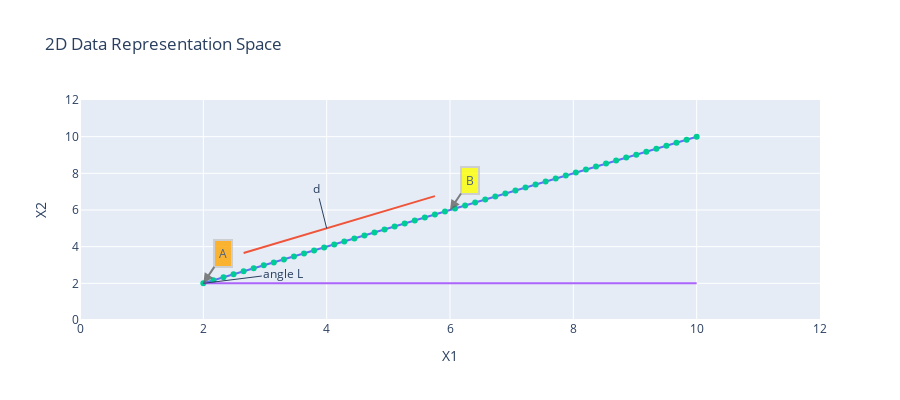
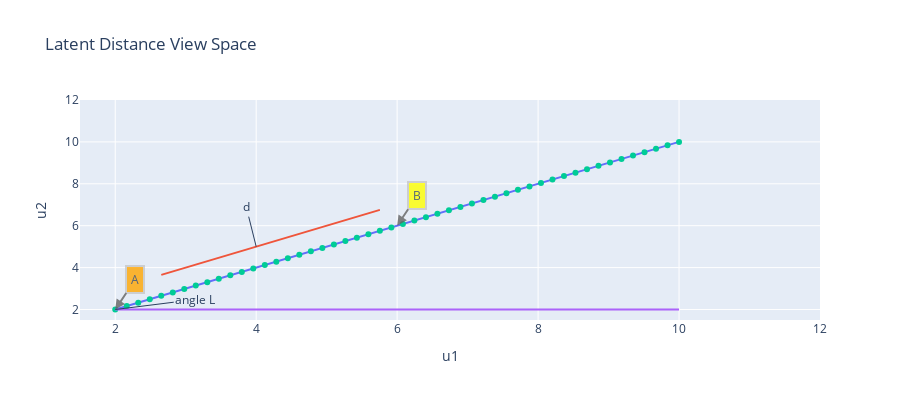

Here is the notebook cell these charts were saved with, in order:
### Code cell
rand_y = [2 for i in range(100)]
rand_y1 = rand_x2 + 1

trace2 = go.Scatter(x=rand_x[4:24], y=rand_y1[4:300], mode='lines')
trace4 = go.Scatter(x=rand_x, y=rand_y, mode='lines')
trace3 = go.Scatter(x=rand_x, y=rand_x1, mode='markers')
trace1 = go.Scatter(x=rand_x, y=rand_x2, mode='lines')

layout = go.Layout(xaxis=dict(title='X1', range=(0,12)), yaxis=dict(title='X2', range=(0,12)), height=400, annotations=[dict(x=2, y=2, xref='x', yref='y', text='A', showarrow=True, align='center', arrowhead=2, arrowsize=1, arrowwidth=2, arrowcolor='#636363', ax=20, ay=-30, bordercolor='#c7c7c7', borderwidth=2, borderpad=4, bgcolor='orange', opacity=0.8), dict(x=6, y=6, xref='x', yref='y', text='B', showarrow=True, align='center', arrowhead=2, arrowsize=1, arrowwidth=2, arrowcolor='#636363', ax=20, ay=-30, bordercolor='#c7c7c7', borderwidth=2, borderpad=4, bgcolor='yellow', opacity=0.8), dict(x=4, y=5, xref='x', yref='y', text='d', ay=-40), dict(x=2, y=2, xref='x', yref='y', text='angle L', ax=80, ay=-10)], title='2D Data Representation Space', showlegend=False)
data = [trace1, trace2, trace3, trace4]
figure=go.Figure(data=data, layout=layout)
iplot(figure)

#################################################################

rand_y = [2 for i in range(100)]
rand_y1 = rand_x2 + 1

trace2 = go.Scatter(x=rand_x[4:24], y=rand_y1[4:300], mode='lines')
trace4 = go.Scatter(x=rand_x, y=rand_y, mode='lines')
trace3 = go.Scatter(x=rand_x, y=rand_x1, mode='markers')
trace1 = go.Scatter(x=rand_x, y=rand_x2, mode='lines')

layout = go.Layout(xaxis=dict(title='u1', range=(1.5,12)), yaxis=dict(title='u2', range=(1.5,12)), height=400, annotations=[dict(x=2, y=2, xref='x', yref='y', text='A', showarrow=True, align='center', arrowhead=2, arrowsize=1, arrowwidth=2, arrowcolor='#636363', ax=20, ay=-30, bordercolor='#c7c7c7', borderwidth=2, borderpad=4, bgcolor='orange', opacity=0.8), dict(x=6, y=6, xref='x', yref='y', text='B', showarrow=True, align='center', arrowhead=2, arrowsize=1, arrowwidth=2, arrowcolor='#636363', ax=20, ay=-30, bordercolor='#c7c7c7', borderwidth=2, borderpad=4, bgcolor='yellow', opacity=0.8), dict(x=4, y=5, xref='x', yref='y', text='d', ay=-40), dict(x=2, y=2, xref='x', yref='y', text='angle L', ax=80, ay=-10)], title='Latent Distance View Space', showlegend=False)
data = [trace1, trace2, trace3, trace4]
figure=go.Figure(data=data, layout=layout)
iplot(figure)

### Figure 1 — Plotly figure (JSON) as saved in the notebook; plotly's stock layout.template omitted (floating-point values rounded to 4 significant figures)
{"data": [{"mode": "lines", "type": "scatter", "x": [2, 2.163, 2.327, 2.49, 2.653, 2.816, 2.98, 3.143, 3.306, 3.469, 3.633, 3.796, 3.959, 4.122, 4.286, 4.449, 4.612, 4.776, 4.939, 5.102, 5.265, 5.429, 5.592, 5.755, 5.918, 6.082, 6.245, 6.408, 6.571, 6.735, 6.898, 7.061, 7.224, 7.388, 7.551, 7.714, 7.878, 8.041, 8.204, 8.367, 8.531, 8.694, 8.857, 9.02, 9.184, 9.347, 9.51, 9.673, 9.837, 10], "y": [2, 2.163, 2.327, 2.49, 2.653, 2.816, 2.98, 3.143, 3.306, 3.469, 3.633, 3.796, 3.959, 4.122, 4.286, 4.449, 4.612, 4.776, 4.939, 5.102, 5.265, 5.429, 5.592, 5.755, 5.918, 6.082, 6.245, 6.408, 6.571, 6.735, 6.898, 7.061, 7.224, 7.388, 7.551, 7.714, 7.878, 8.041, 8.204, 8.367, 8.531, 8.694, 8.857, 9.02, 9.184, 9.347, 9.51, 9.673, 9.837, 10]}, {"mode": "lines", "type": "scatter", "x": [2.653, 2.816, 2.98, 3.143, 3.306, 3.469, 3.633, 3.796, 3.959, 4.122, 4.286, 4.449, 4.612, 4.776, 4.939, 5.102, 5.265, 5.429, 5.592, 5.755], "y": [3.653, 3.816, 3.98, 4.143, 4.306, 4.469, 4.633, 4.796, 4.959, 5.122, 5.286, 5.449, 5.612, 5.776, 5.939, 6.102, 6.265, 6.429, 6.592, 6.755, 6.918, 7.082, 7.245, 7.408, 7.571, 7.735, 7.898, 8.061, 8.224, 8.388, 8.551, 8.714, 8.878, 9.041, 9.204, 9.367, 9.531, 9.694, 9.857, 10.02, 10.18, 10.35, 10.51, 10.67, 10.84, 11]}, {"mode": "markers", "type": "scatter", "x": [2, 2.163, 2.327, 2.49, 2.653, 2.816, 2.98, 3.143, 3.306, 3.469, 3.633, 3.796, 3.959, 4.122, 4.286, 4.449, 4.612, 4.776, 4.939, 5.102, 5.265, 5.429, 5.592, 5.755, 5.918, 6.082, 6.245, 6.408, 6.571, 6.735, 6.898, 7.061, 7.224, 7.388, 7.551, 7.714, 7.878, 8.041, 8.204, 8.367, 8.531, 8.694, 8.857, 9.02, 9.184, 9.347, 9.51, 9.673, 9.837, 10], "y": [2, 2.163, 2.327, 2.49, 2.653, 2.816, 2.98, 3.143, 3.306, 3.469, 3.633, 3.796, 3.959, 4.122, 4.286, 4.449, 4.612, 4.776, 4.939, 5.102, 5.265, 5.429, 5.592, 5.755, 5.918, 6.082, 6.245, 6.408, 6.571, 6.735, 6.898, 7.061, 7.224, 7.388, 7.551, 7.714, 7.878, 8.041, 8.204, 8.367, 8.531, 8.694, 8.857, 9.02, 9.184, 9.347, 9.51, 9.673, 9.837, 10]}, {"mode": "lines", "type": "scatter", "x": [2, 2.163, 2.327, 2.49, 2.653, 2.816, 2.98, 3.143, 3.306, 3.469, 3.633, 3.796, 3.959, 4.122, 4.286, 4.449, 4.612, 4.776, 4.939, 5.102, 5.265, 5.429, 5.592, 5.755, 5.918, 6.082, 6.245, 6.408, 6.571, 6.735, 6.898, 7.061, 7.224, 7.388, 7.551, 7.714, 7.878, 8.041, 8.204, 8.367, 8.531, 8.694, 8.857, 9.02, 9.184, 9.347, 9.51, 9.673, 9.837, 10], "y": [2, 2, 2, 2, 2, 2, 2, 2, 2, 2, 2, 2, 2, 2, 2, 2, 2, 2, 2, 2, 2, 2, 2, 2, 2, 2, 2, 2, 2, 2, 2, 2, 2, 2, 2, 2, 2, 2, 2, 2, 2, 2, 2, 2, 2, 2, 2, 2, 2, 2, 2, 2, 2, 2, 2, 2, 2, 2, 2, 2, 2, 2, 2, 2, 2, 2, 2, 2, 2, 2, 2, 2, 2, 2, 2, 2, 2, 2, 2, 2, 2, 2, 2, 2, 2, 2, 2, 2, 2, 2, 2, 2, 2, 2, 2, 2, 2, 2, 2, 2]}], "layout": {"annotations": [{"align": "center", "arrowcolor": "#636363", "arrowhead": 2, "arrowsize": 1, "arrowwidth": 2, "ax": 20, "ay": -30, "bgcolor": "orange", "bordercolor": "#c7c7c7", "borderpad": 4, "borderwidth": 2, "opacity": 0.8, "showarrow": true, "text": "A", "x": 2, "xref": "x", "y": 2, "yref": "y"}, {"align": "center", "arrowcolor": "#636363", "arrowhead": 2, "arrowsize": 1, "arrowwidth": 2, "ax": 20, "ay": -30, "bgcolor": "yellow", "bordercolor": "#c7c7c7", "borderpad": 4, "borderwidth": 2, "opacity": 0.8, "showarrow": true, "text": "B", "x": 6, "xref": "x", "y": 6, "yref": "y"}, {"ay": -40, "text": "d", "x": 4, "xref": "x", "y": 5, "yref": "y"}, {"ax": 80, "ay": -10, "text": "angle L", "x": 2, "xref": "x", "y": 2, "yref": "y"}], "height": 400, "showlegend": false, "title": {"text": "2D Data Representation Space"}, "xaxis": {"range": [0, 12], "title": {"text": "X1"}}, "yaxis": {"range": [0, 12], "title": {"text": "X2"}}}}

### Figure 2 — Plotly figure (JSON) as saved in the notebook; plotly's stock layout.template omitted (floating-point values rounded to 4 significant figures)
{"data": [{"mode": "lines", "type": "scatter", "x": [2, 2.163, 2.327, 2.49, 2.653, 2.816, 2.98, 3.143, 3.306, 3.469, 3.633, 3.796, 3.959, 4.122, 4.286, 4.449, 4.612, 4.776, 4.939, 5.102, 5.265, 5.429, 5.592, 5.755, 5.918, 6.082, 6.245, 6.408, 6.571, 6.735, 6.898, 7.061, 7.224, 7.388, 7.551, 7.714, 7.878, 8.041, 8.204, 8.367, 8.531, 8.694, 8.857, 9.02, 9.184, 9.347, 9.51, 9.673, 9.837, 10], "y": [2, 2.163, 2.327, 2.49, 2.653, 2.816, 2.98, 3.143, 3.306, 3.469, 3.633, 3.796, 3.959, 4.122, 4.286, 4.449, 4.612, 4.776, 4.939, 5.102, 5.265, 5.429, 5.592, 5.755, 5.918, 6.082, 6.245, 6.408, 6.571, 6.735, 6.898, 7.061, 7.224, 7.388, 7.551, 7.714, 7.878, 8.041, 8.204, 8.367, 8.531, 8.694, 8.857, 9.02, 9.184, 9.347, 9.51, 9.673, 9.837, 10]}, {"mode": "lines", "type": "scatter", "x": [2.653, 2.816, 2.98, 3.143, 3.306, 3.469, 3.633, 3.796, 3.959, 4.122, 4.286, 4.449, 4.612, 4.776, 4.939, 5.102, 5.265, 5.429, 5.592, 5.755], "y": [3.653, 3.816, 3.98, 4.143, 4.306, 4.469, 4.633, 4.796, 4.959, 5.122, 5.286, 5.449, 5.612, 5.776, 5.939, 6.102, 6.265, 6.429, 6.592, 6.755, 6.918, 7.082, 7.245, 7.408, 7.571, 7.735, 7.898, 8.061, 8.224, 8.388, 8.551, 8.714, 8.878, 9.041, 9.204, 9.367, 9.531, 9.694, 9.857, 10.02, 10.18, 10.35, 10.51, 10.67, 10.84, 11]}, {"mode": "markers", "type": "scatter", "x": [2, 2.163, 2.327, 2.49, 2.653, 2.816, 2.98, 3.143, 3.306, 3.469, 3.633, 3.796, 3.959, 4.122, 4.286, 4.449, 4.612, 4.776, 4.939, 5.102, 5.265, 5.429, 5.592, 5.755, 5.918, 6.082, 6.245, 6.408, 6.571, 6.735, 6.898, 7.061, 7.224, 7.388, 7.551, 7.714, 7.878, 8.041, 8.204, 8.367, 8.531, 8.694, 8.857, 9.02, 9.184, 9.347, 9.51, 9.673, 9.837, 10], "y": [2, 2.163, 2.327, 2.49, 2.653, 2.816, 2.98, 3.143, 3.306, 3.469, 3.633, 3.796, 3.959, 4.122, 4.286, 4.449, 4.612, 4.776, 4.939, 5.102, 5.265, 5.429, 5.592, 5.755, 5.918, 6.082, 6.245, 6.408, 6.571, 6.735, 6.898, 7.061, 7.224, 7.388, 7.551, 7.714, 7.878, 8.041, 8.204, 8.367, 8.531, 8.694, 8.857, 9.02, 9.184, 9.347, 9.51, 9.673, 9.837, 10]}, {"mode": "lines", "type": "scatter", "x": [2, 2.163, 2.327, 2.49, 2.653, 2.816, 2.98, 3.143, 3.306, 3.469, 3.633, 3.796, 3.959, 4.122, 4.286, 4.449, 4.612, 4.776, 4.939, 5.102, 5.265, 5.429, 5.592, 5.755, 5.918, 6.082, 6.245, 6.408, 6.571, 6.735, 6.898, 7.061, 7.224, 7.388, 7.551, 7.714, 7.878, 8.041, 8.204, 8.367, 8.531, 8.694, 8.857, 9.02, 9.184, 9.347, 9.51, 9.673, 9.837, 10], "y": [2, 2, 2, 2, 2, 2, 2, 2, 2, 2, 2, 2, 2, 2, 2, 2, 2, 2, 2, 2, 2, 2, 2, 2, 2, 2, 2, 2, 2, 2, 2, 2, 2, 2, 2, 2, 2, 2, 2, 2, 2, 2, 2, 2, 2, 2, 2, 2, 2, 2, 2, 2, 2, 2, 2, 2, 2, 2, 2, 2, 2, 2, 2, 2, 2, 2, 2, 2, 2, 2, 2, 2, 2, 2, 2, 2, 2, 2, 2, 2, 2, 2, 2, 2, 2, 2, 2, 2, 2, 2, 2, 2, 2, 2, 2, 2, 2, 2, 2, 2]}], "layout": {"annotations": [{"align": "center", "arrowcolor": "#636363", "arrowhead": 2, "arrowsize": 1, "arrowwidth": 2, "ax": 20, "ay": -30, "bgcolor": "orange", "bordercolor": "#c7c7c7", "borderpad": 4, "borderwidth": 2, "opacity": 0.8, "showarrow": true, "text": "A", "x": 2, "xref": "x", "y": 2, "yref": "y"}, {"align": "center", "arrowcolor": "#636363", "arrowhead": 2, "arrowsize": 1, "arrowwidth": 2, "ax": 20, "ay": -30, "bgcolor": "yellow", "bordercolor": "#c7c7c7", "borderpad": 4, "borderwidth": 2, "opacity": 0.8, "showarrow": true, "text": "B", "x": 6, "xref": "x", "y": 6, "yref": "y"}, {"ay": -40, "text": "d", "x": 4, "xref": "x", "y": 5, "yref": "y"}, {"ax": 80, "ay": -10, "text": "angle L", "x": 2, "xref": "x", "y": 2, "yref": "y"}], "height": 400, "showlegend": false, "title": {"text": "Latent Distance View Space"}, "xaxis": {"range": [1.5, 12], "title": {"text": "u1"}}, "yaxis": {"range": [1.5, 12], "title": {"text": "u2"}}}}
